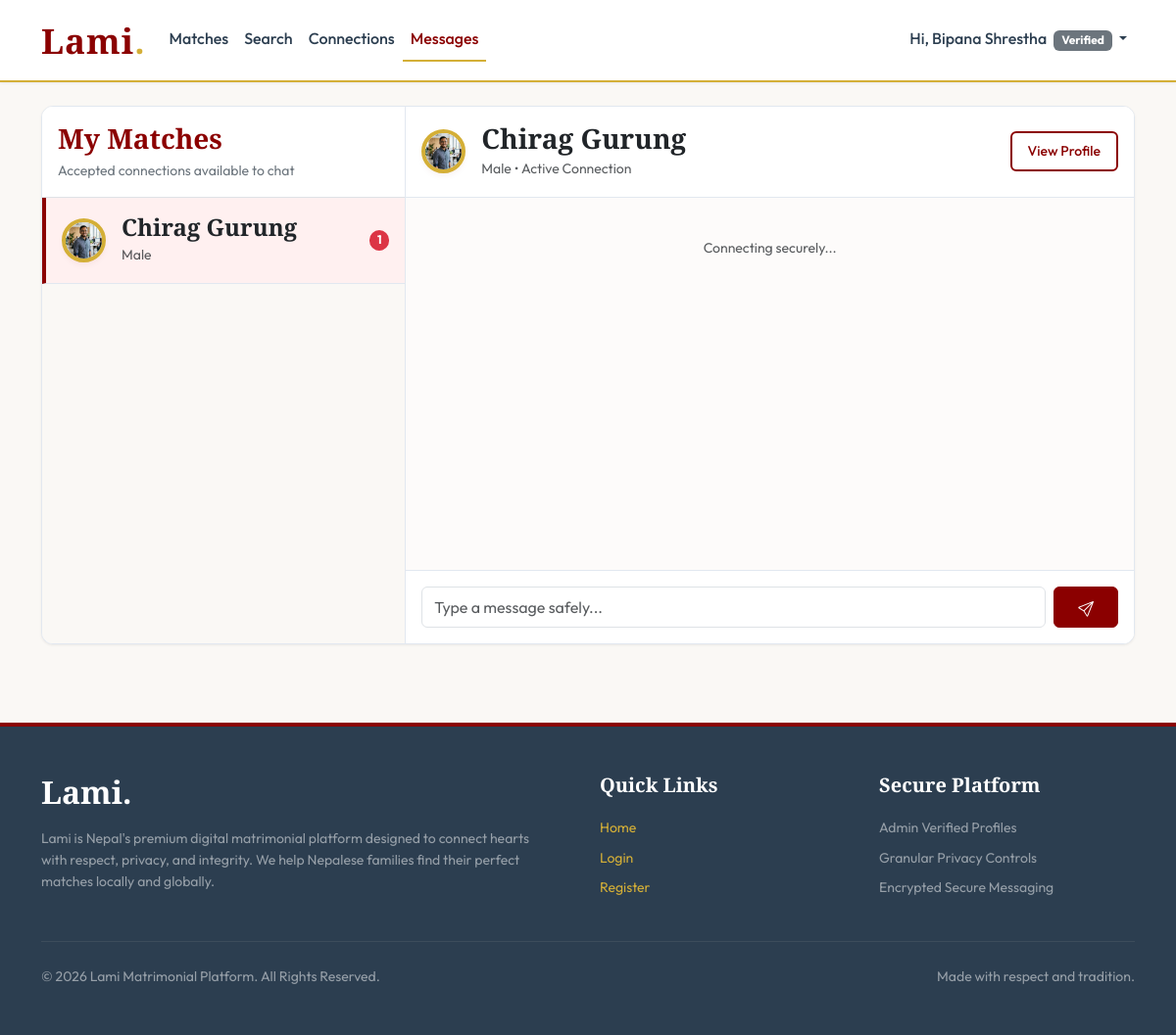
/messages.php?chat_with=4 (signed in), run on the app's committed database.
### tables this page shows
CREATE TABLE `users` (
  `id` INT AUTO_INCREMENT PRIMARY KEY,
  `full_name` VARCHAR(100) NOT NULL,
  `email` VARCHAR(100) UNIQUE NOT NULL,
  `phone` VARCHAR(20) NOT NULL,
  `password_hash` VARCHAR(255) NOT NULL,
  `role` ENUM('standard', 'moderator', 'admin') DEFAULT 'standard',
  `status` ENUM('pending', 'verified', 'suspended') DEFAULT 'pending',
  `created_at` TIMESTAMP DEFAULT CURRENT_TIMESTAMP,
  INDEX `idx_email` (`email`),
  INDEX `idx_status` (`status`)
);

CREATE TABLE `profiles` (
  `user_id` INT PRIMARY KEY,
  `gender` ENUM('male', 'female', 'other') NOT NULL,
  `dob` DATE NOT NULL,
  `religion` VARCHAR(50) DEFAULT NULL,
  `caste` VARCHAR(50) DEFAULT NULL,
  `education` VARCHAR(100) DEFAULT NULL,
  `profession` VARCHAR(100) DEFAULT NULL,
  `location` VARCHAR(100) DEFAULT NULL,
  `height` DECIMAL(5,2) DEFAULT NULL, 
  `bio` TEXT DEFAULT NULL,
  `income_range` VARCHAR(50) DEFAULT NULL,
  `marital_status` ENUM('never_married', 'divorced', 'widowed', 'awaited') DEFAULT 'never_married',
  `photo_path` VARCHAR(255) DEFAULT NULL,
  `identity_doc_path` VARCHAR(255) DEFAULT NULL,
  FOREIGN KEY (`user_id`) REFERENCES `users` (`id`) ON DELETE CASCADE,
  INDEX `idx_gender` (`gender`),
  INDEX `idx_religion` (`religion`),
  INDEX `idx_caste` (`caste`),
  INDEX `idx_location` (`location`)
);

### includes/functions.php (called while the page is built, shortened)
<?php
function e(mixed $value): string {
    return htmlspecialchars((string)($value ?? ''), ENT_QUOTES, 'UTF-8');
}

### messages.php (the view, shortened to what this page needs)
<?php
require_once 'includes/functions.php';
$current_user = $_SESSION['user_id'];
$chat_with_id = isset($_GET['chat_with']) ? intval($_GET['chat_with']) : 0;
$db = DB::getConnection();
try {
    $stmt = $db->prepare("
        SELECT
            CASE WHEN i.sender_id = :my_id1 THEN i.receiver_id ELSE i.sender_id END AS user_id,
            u.full_name, p.gender, p.photo_path, ps.show_photo,
            (SELECT COUNT(*) FROM messages WHERE sender_id = u.id AND receiver_id = :my_id2 AND is_read = 0) AS unread_count
        FROM interests i
        JOIN users u ON (CASE WHEN i.sender_id = :my_id3 THEN i.receiver_id ELSE i.sender_id END) = u.id
        JOIN profiles p ON u.id = p.user_id
        JOIN privacy_settings ps ON u.id = ps.user_id
        WHERE (i.sender_id = :my_id4 OR i.receiver_id = :my_id5) AND i.status = 'accepted'
        ORDER BY u.full_name ASC
    ");
    $stmt->execute([
        'my_id1' => $current_user,
        'my_id2' => $current_user,
        'my_id3' => $current_user,
        'my_id4' => $current_user,
        'my_id5' => $current_user
    ]);
    $contacts = $stmt->fetchAll();
} catch (Exception $e) {
    die("Error loading contacts: " . htmlspecialchars($e->getMessage()));
}
$chat_target = null;
if ($chat_with_id > 0) {
    try {
        $stmt = $db->prepare("
            SELECT u.id, u.full_name, p.gender, p.photo_path, ps.show_photo
            FROM users u
            JOIN profiles p ON u.id = p.user_id
            JOIN privacy_settings ps ON u.id = ps.user_id
            WHERE u.id = :id
        ");
        $stmt->execute(['id' => $chat_with_id]);
        $chat_target = $stmt->fetch();
    } catch (Exception $e) {
        die("Error loading chat partner details: " . htmlspecialchars($e->getMessage()));
    }
}
require_once 'includes/header.php';
?>
<div class="row">
    <div class="col-12">
        <div class="chat-container row g-0">
            <div class="col-md-4 chat-contacts d-flex flex-column">
                <div class="p-3 border-bottom bg-white">
                    <h4 class="mb-0 fs-3">My Matches</h4>
                    <div class="form-text fs-8 text-secondary">Accepted connections available to chat</div>
                </div>
                <div class="flex-grow-1 overflow-auto">
                    <?php if (empty($contacts)): ?>
                        <div class="text-center py-5 px-3 text-secondary small">
                            No active matches to message.<br>
                            <a href="matches.php" class="btn btn-accent-lami btn-sm mt-3">Browse Matches</a>
                        </div>
                    <?php else: ?>
                        <?php foreach ($contacts as $contact):
                            $is_active = ($contact['user_id'] === $chat_with_id);
                            $show_contact_img = ($contact['show_photo'] || is_connected($current_user, $contact['user_id']));
                            ?>
                            <div class="chat-contact-item d-flex align-items-center justify-content-between <?php echo $is_active ? 'active' : ''; ?>" onclick="window.location.href='messages.php?chat_with=<?php echo $contact['user_id']; ?>'">
                                <div class="d-flex align-items-center">
                                    <div class="profile-pic-container me-3" style="width: 45px; height: 45px; margin: 0;">
                                        <?php if ($show_contact_img && !empty($contact['photo_path']) && file_exists($contact['photo_path'])): ?>
                                            <img src="<?php echo e($contact['photo_path']); ?>" alt="Profile">
                                        <?php endif; ?>
                                    </div>
                                    <div>
                                        <h5 class="mb-0 fs-4 text-dark"><?php echo e($contact['full_name']); ?></h5>
                                        <span class="text-muted small"><?php echo ucfirst($contact['gender']); ?></span>
                                    </div>
                                </div>
                                <?php if ($contact['unread_count'] > 0): ?>
                                    <span class="badge bg-danger rounded-pill"><?php echo $contact['unread_count']; ?></span>
                                <?php endif; ?>
                            </div>
                        <?php endforeach; ?>
                    <?php endif; ?>
                </div>
            </div>
            <div class="col-md-8 chat-window d-flex flex-column">
                <?php if ($chat_target):
                    $show_target_img = ($chat_target['show_photo'] || is_connected($current_user, $chat_target['id']));
                    ?>
                    <div class="chat-header d-flex justify-content-between align-items-center">
                        <div class="d-flex align-items-center">
                            <div class="profile-pic-container me-3" style="width: 45px; height: 45px; margin: 0;">
                                <?php if ($show_target_img && !empty($chat_target['photo_path']) && file_exists($chat_target['photo_path'])): ?>
                                    <img src="<?php echo e($chat_target['photo_path']); ?>" alt="Profile">
                                <?php endif; ?>
                            </div>
                            <div>
                                <h4 class="mb-0 fs-3"><a href="profile.php?id=<?php echo $chat_target['id']; ?>" class="text-decoration-none text-dark"><?php echo e($chat_target['full_name']); ?></a></h4>
                                <span class="text-muted small"><?php echo ucfirst($chat_target['gender']); ?> &bull; Active Connection</span>
                            </div>
                        </div>
                        <div>
                            <a href="profile.php?id=<?php echo $chat_target['id']; ?>" class="btn btn-outline-lami btn-sm py-1.5 px-3">View Profile</a>
                        </div>
                    </div>
                    <div class="chat-messages" id="chatMessages">
                        <div class="text-center text-muted small my-3">Connecting securely...</div>
                    </div>
                    <div class="chat-input-area">
                        <form id="chatForm" class="d-flex gap-2">
                            <input type="text" class="form-control py-2" id="chatMessageInput" placeholder="Type a message safely..." autocomplete="off" required>
                            <button type="submit" class="btn btn-primary-lami px-4 py-2" id="chatSendBtn">
                            </button>
                        </form>
                    </div>
                <?php endif; ?>
            </div>
        </div>
    </div>
</div>
<?php require_once 'includes/footer.php'; ?>

### assets/css/style.css (style rules this page uses)
:root { --primary-color: #8B0000; --primary-hover: #700000; --accent-color: #D4AF37; --accent-hover: #B89222; --bg-color: #FAF8F5; --text-color: #2C3E50; --text-muted: #64748B; --card-bg: #FFFFFF; --border-color: #E2E8F0; --shadow-sm: 0 1px 3px rgba(0,0,0,0.05), 0 1px 2px rgba(0,0,0,0.02); --shadow-md: 0 4px 6px -1px rgba(139,0,0,0.05), 0 2px 4px -1px rgba(0,0,0,0.01); --shadow-lg: 0 10px 15px -3px rgba(139,0,0,0.08), 0 4px 6px -2px rgba(0,0,0,0.02); }
body { font-family: 'Outfit', sans-serif; background-color: var(--bg-color); color: var(--text-color); line-height: 1.6; overflow-x: hidden; }
h1, h2, h3, h4, h5, h6, .brand-font { font-family: 'Cormorant Garamond', serif; font-weight: 700; color: var(--primary-color); }
.btn-primary-lami { background-color: var(--primary-color); border-color: var(--primary-color); color: #FFFFFF; font-weight: 500; border-radius: 6px; padding: 0.6rem 1.5rem; transition: all 0.3s ease; }
.btn-outline-lami { border: 2px solid var(--primary-color); color: var(--primary-color); font-weight: 500; background-color: transparent; border-radius: 6px; padding: 0.5rem 1.4rem; transition: all 0.2s ease; }
.profile-pic-container { width: 150px; height: 150px; border-radius: 50%; overflow: hidden; border: 4px solid var(--accent-color); margin: 0 auto; position: relative; box-shadow: var(--shadow-md); background-color: #FFF; }
.profile-pic-container img, .profile-pic-container svg { width: 100%; height: 100%; object-fit: cover; }
.chat-container { height: 550px; border: 1px solid var(--border-color); border-radius: 12px; overflow: hidden; background: #FFFFFF; box-shadow: var(--shadow-sm); }
.chat-contacts { border-right: 1px solid var(--border-color); background: #FAF8F5; overflow-y: auto; }
.chat-contact-item { border-bottom: 1px solid var(--border-color); padding: 1rem; cursor: pointer; transition: background 0.2s ease; }
.chat-contact-item:hover, .chat-contact-item.active { background: #FFF0F0; }
.chat-contact-item.active { border-left: 4px solid var(--primary-color); }
.chat-window { background: #FFF; display: flex; flex-direction: column; }
.chat-header { border-bottom: 1px solid var(--border-color); padding: 1rem; background: #FFFFFF; }
.chat-messages { flex: 1; padding: 1.5rem; overflow-y: auto; background: #FDFBFA; }
.chat-input-area { border-top: 1px solid var(--border-color); padding: 1rem; background: #FFFFFF; }
:root { --hero-bg-image: url('https://i.pinimg.com/736x/fb/91/6a/fb916ab78494ad3a09d643e94b707022.jpg'); }

### data on the page
users: profiles.photo_path (picture), full_name "Chirag Gurung", profiles.gender "Male"

### other printed values
$_SESSION['user_name'] "Bipana Shrestha"
$_SESSION['user_status'] "Verified"
$contact['full_name'] "Chirag Gurung"
$contact['gender'] "Male"
$contact['unread_count'] "1"
